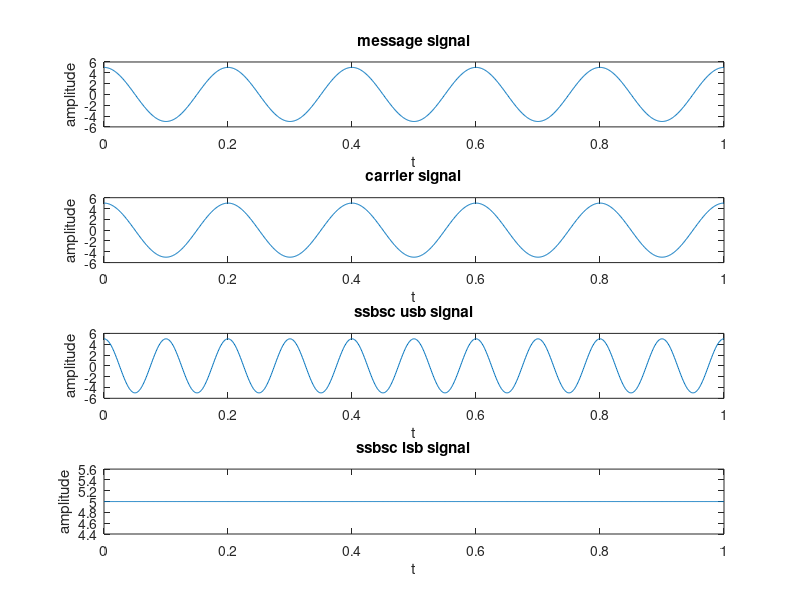

Here is the MATLAB script that generated this plot:
%ssbsc modulation

close all
clear all
clc
    
am=input('amplitude of message signal=');
fm=input('frequency of message signal=');
ac=input('amplitude of carrier signal=');
fc=input('frequency of carrier signal=');

t=0:0.001:1;

mt=am*cos(2*pi*fm*t); %message signal
ct=ac*cos(2*pi*fc*t); %carrier signal
p=mt.*cos(2*pi*fc*t); %amplitude modulated signal
ht=am*sin(2*pi*fm*t); %hilbert transformation
q=ht.*sin(2*pi*fc*t);
susb=p-q; %ssbsc with usb
slsb=p+q; %ssbsc with lsb

%message signal
subplot(4,1,1);
plot(t,mt);
title('message signal')
xlabel('t')
ylabel('amplitude')

%carrier signal
subplot(4,1,2);
plot(t,ct);
title('carrier signal')
xlabel('t')
ylabel('amplitude')

%ssbsc usb signal
subplot(4,1,3);
plot(t,susb);
title('ssbsc usb signal')
xlabel('t')
ylabel('amplitude')

%ssbsc lsb signal
subplot(4,1,4);
plot(t,slsb);
title('ssbsc lsb signal')
xlabel('t')
ylabel('amplitude')
